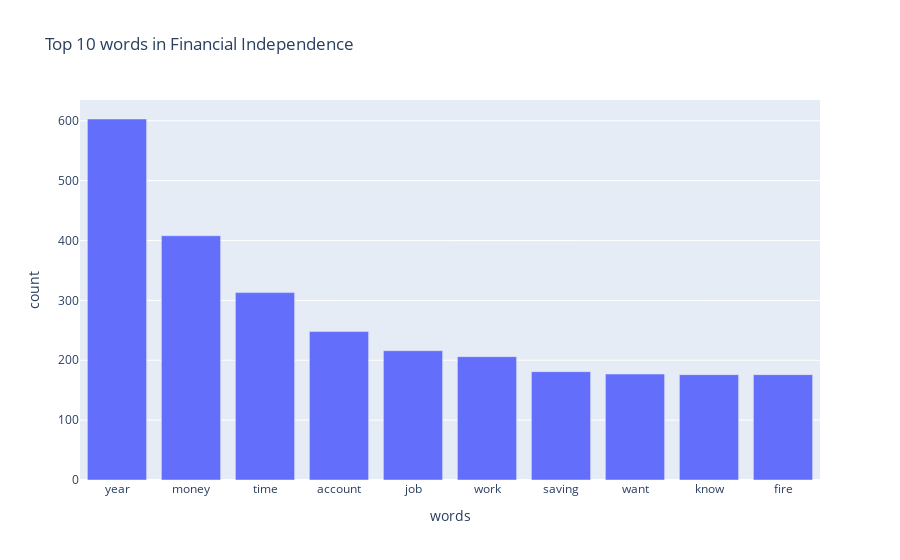

Source (notebook cell):
### Code cell
import plotly.express as px
fig = px.bar(count_df.head(10), x='words', y='count', title="Top 10 words in Financial Independence")
fig.show()

### Figure 1 — Plotly figure (JSON) as saved in the notebook; plotly's stock layout.template omitted (floating-point values rounded to 4 significant figures)
{"data": [{"alignmentgroup": "True", "hovertemplate": "words=%{x}<br>count=%{y}<extra></extra>", "legendgroup": "", "marker": {"color": "#636efa"}, "name": "", "offsetgroup": "", "orientation": "v", "showlegend": false, "textposition": "auto", "type": "bar", "x": ["year", "money", "time", "account", "job", "work", "saving", "want", "know", "fire"], "xaxis": "x", "y": [603, 408, 313, 248, 216, 206, 181, 177, 176, 176], "yaxis": "y"}], "layout": {"barmode": "relative", "legend": {"tracegroupgap": 0}, "title": {"text": "Top 10 words in Financial Independence"}, "xaxis": {"anchor": "y", "domain": [0, 1], "title": {"text": "words"}}, "yaxis": {"anchor": "x", "domain": [0, 1], "title": {"text": "count"}}}}
